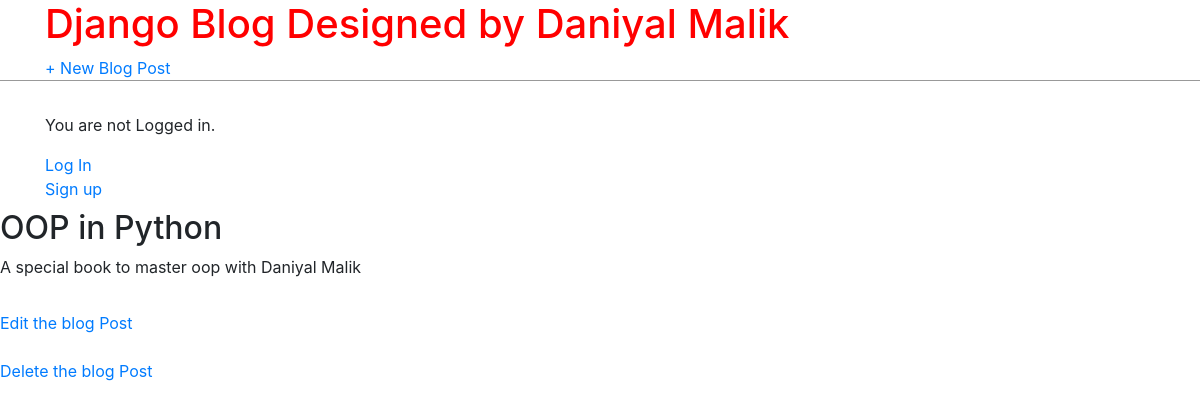
Screenshot of /post/3/ with the database file from the repository.
### blog/models.py (models this page shows, shortened)
class Post(models.Model):
    title  = models.CharField(max_length=200)
    author=models.ForeignKey('auth.User',on_delete=models.CASCADE)
    body = models.TextField()

### blog/views.py (the view)
# urls.py: path("post/<int:pk>/", BlogDetailView.as_view(), name="post_detail"),
class BlogDetailView(DetailView):
    model=Post
    template_name="postdetail.html"

### templates/postdetail.html
{% extends "base.html" %}
{% block content %}
  <div class="post-entry">
      <h2>{{ object.title }}</h2>
      <p>{{ object.body }}</p>
  </div>
  <a href="{% url 'post_edit' post.pk %}">Edit the blog Post</a>
  <br><br>
  <a href="{% url 'post_delete' post.pk %}">Delete the blog Post</a>
{% endblock content %}

### static/css/base.css (style rules this page uses)
body { font-family:'Franklin Gothic Medium', 'Arial Narrow', Arial, sans-serif; font-size:18px; }
.post-entry { margin-bottom: 2rem; }
.post-entry h2 { margin:0.5rem 0; }
.post-entry p { margin:0; font-weight: 400; }

### rows the page displays
Post: title "OOP in Python", body "A special book to master oop with Daniyal Malik"
